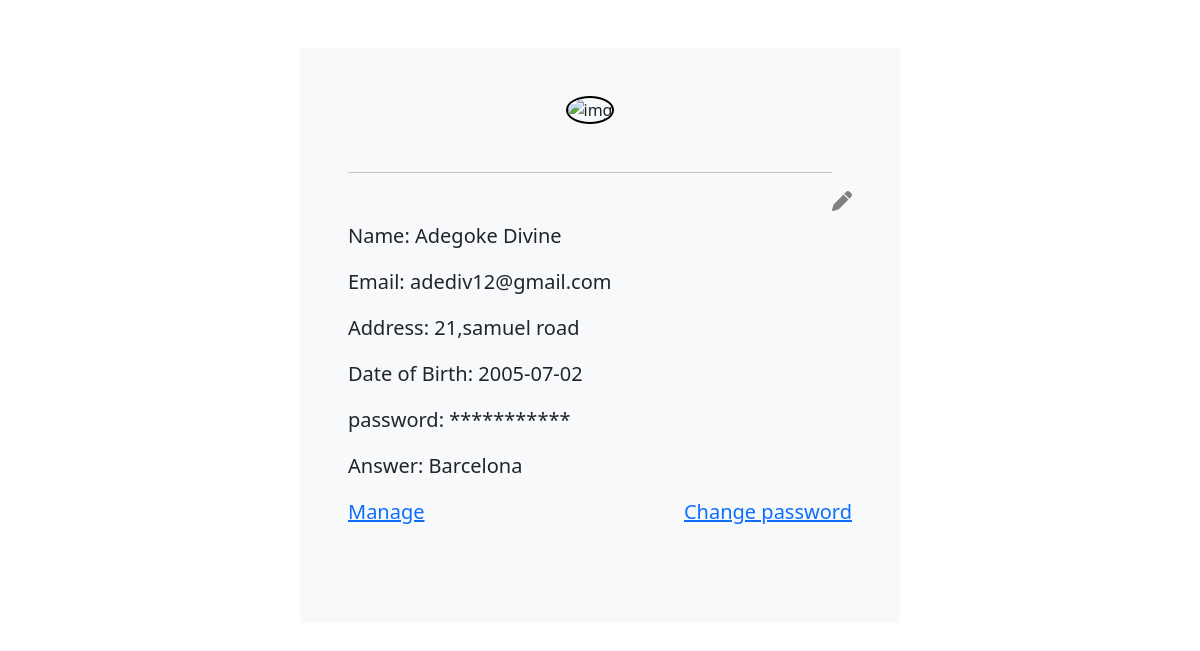
The app's page /profile (signed in) with its own data.
### tables this page shows
CREATE TABLE user (
    id INTEGER PRIMARY KEY AUTOINCREMENT,
    email TEXT UNIQUE NOT NULL,
    password TEXT NOT NULL,
    isAdmin TEXT NOT NULL,
    username TEXT NOT Null,
    address TEXT NOT NULL,
    img TEXT,
    mimetype TEXT,
    date_of_birth TEXT NOT NULL,
    security_question TEXT NOT NULL,
    security_answer TEXT NOT NULL
);

### car_booking/user.py (the view)
@bp.route("/profile")
@login_required
def profile():
    user = g.user
    return render_template('user/profile.html', user=user)

### car_booking/auth.py (called while the page is built)
@bp.before_app_request
def load_logged_in_user():
    user_id = session.get('user_id')
    if user_id is None:
        g.user = None
    else:
        g.user = get_db().execute(
            'SELECT * FROM user WHERE id = ?', (user_id,)
        ).fetchone()

def login_required(view):
    @functools.wraps(view)
    def wrapped_view(**kwargs):
        if g.user is None:
            return redirect(url_for('auth.login'))
        return view(**kwargs)
    return wrapped_view

### car_booking/db.py (called while the page is built)
def get_db():
    if 'db' not in g:
        g.db = sqlite3.connect(
            current_app.config['DATABASE'],
            detect_types=sqlite3.PARSE_DECLTYPES
        )
        g.db.row_factory = sqlite3.Row
    return g.db

### car_booking/templates/user/profile.html (shortened to what this page needs)
<!DOCTYPE html>
<html lang="en">
<head>
    <link rel="stylesheet" href="{{ url_for('static', filename='css/style.css') }}">
    <link rel="stylesheet" href="{{ url_for('static', filename='css/bootstrap.css') }}">
</head>
<body>
    <div class="container w-50 bg-light my-5 p-5 text-center">
        <div class="img mb-5">
            {% if user['img'] %}
            <img src="/{{ g.user['id'] }}" alt="img" class=" image">
            {% else %}
            <img src="{{ url_for('static', filename='user.svg') }}" alt="img" class="image">
            {% endif %}
            <div class="d-flex edits">
                <a href="{{ url_for('user.update') }}"><img src="{{ url_for('static', filename='pen.svg') }}" alt="edit" class="edit"/></a>
            </div>
        </div>
        <hr>
        <div class="text-start my-5 fs-5">
            <p>Name: <span>{{ user['username'] }}</span> </p>
            <p>Email: <span>{{ user['email'] }}</span> </p>
            <p>Address: <span>{{ user['address'] }}</span> </p>
            <p>Date of Birth: <span>{{ user['date_of_birth'] }}</span> </p>
            <p>password: <span>***********</span> </p>
            <p>Answer: <span>{{ user['security_answer'] }}</span> </p>
            {% if g.user['isAdmin'] == "True" %}
            <a href="{{ url_for('admin.home') }}"> Manage</a>
            {% endif %}
            <span class="float-end"><a href="{{ url_for('user.change') }}">Change password</a></span>
        </div>
    </div>
</body>
</html>

### car_booking/static/css/style.css (style rules this page uses)
body { background-color: aliceblue; font-size: small; }
.image { width: 8rem; height: 7em; border: 2px solid black; border-radius: 50%; }
.edits { display: flex; width: auto; float: right; height: 115px; align-items: flex-end; }
.edit { width: 20px; height: 20px; color: grey; }

### records on screen
user: username "Adegoke Divine", email "adediv12@gmail.com", address "21,samuel road", date_of_birth "2005-07-02", security_answer "Barcelona"
